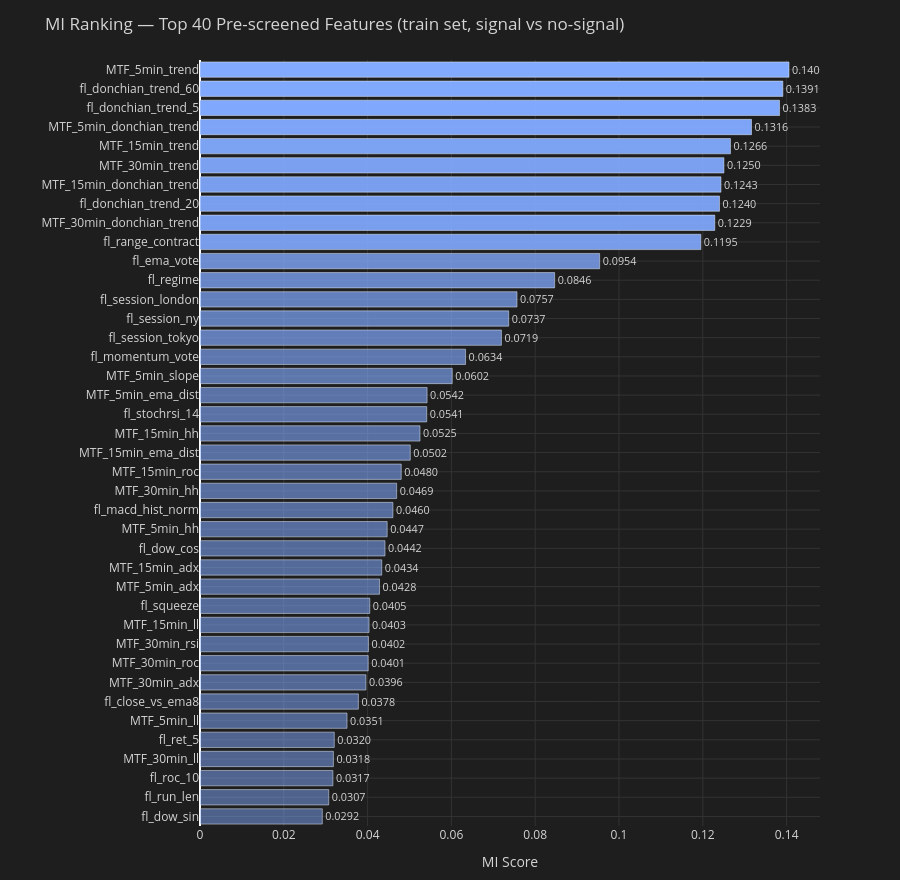
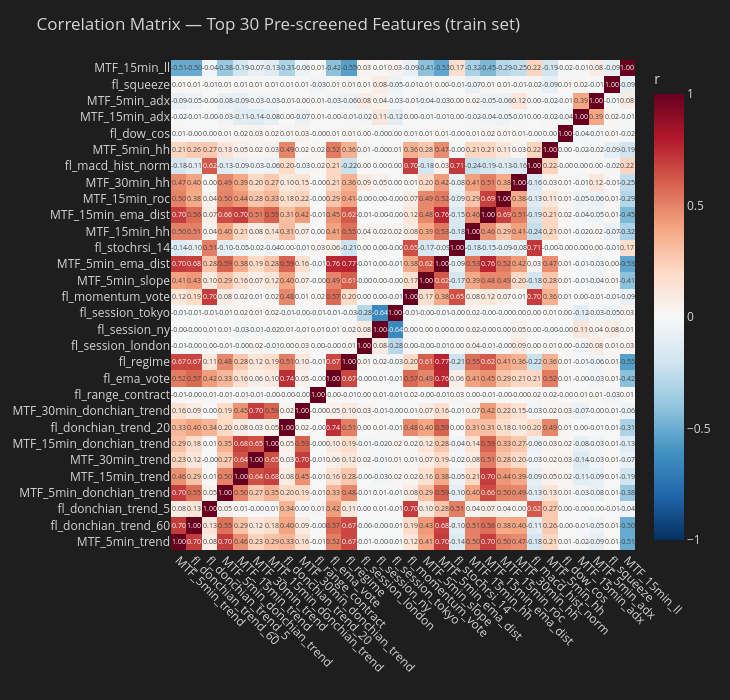

Notebook source saved alongside these figures, in order:
### Code cell
# ── MI bar chart (pre-screened features) ─────────────────────────────────────
_N_SHOW = min(40, len(mi_ps_df))
_top_mi = mi_ps_df.head(_N_SHOW)
_mi_max = _top_mi['mi'].max()
_bar_colors = [f'rgba(130,170,255,{0.35 + 0.65 * v / (_mi_max + 1e-9):.2f})' for v in _top_mi['mi']]

fig = go.Figure(go.Bar(
    y=_top_mi['feature'][::-1],
    x=_top_mi['mi'][::-1],
    orientation='h',
    marker_color=_bar_colors[::-1],
    text=[f'{v:.4f}' for v in _top_mi['mi'][::-1]],
    textposition='outside',
))
fig.update_layout(
    title=f'MI Ranking — Top {_N_SHOW} Pre-screened Features (train set, signal vs no-signal)',
    height=max(500, _N_SHOW * 22),
    xaxis=dict(title='MI Score', gridcolor='#333'),
    yaxis=dict(automargin=True, gridcolor='#333'),
    paper_bgcolor='#1e1e1e', plot_bgcolor='#1e1e1e', font=dict(color='#d4d4d4'),
    margin=dict(l=200, r=80, t=60, b=40),
)
fig.show()

# ── Correlation heatmap (top-30 by MI after dedup) ────────────────────────────
_N_CORR  = min(30, len(mi_ps_df))
_hmap_fs = mi_ps_df['feature'].head(_N_CORR).tolist()
_hmap_ix = [_prescreened_idx[prescreened_features.index(f)] for f in _hmap_fs]
_X_hmap  = X_train_v[:, _hmap_ix]
_corr_h  = np.corrcoef(_X_hmap.T)

fig2 = go.Figure(go.Heatmap(
    z=_corr_h, x=_hmap_fs, y=_hmap_fs,
    colorscale='RdBu_r', zmid=0, zmin=-1, zmax=1,
    colorbar=dict(title='r'),
    text=[[f'{v:.2f}' for v in row] for row in _corr_h],
    texttemplate='%{text}',
    textfont=dict(size=7),
))
fig2.update_layout(
    title=f'Correlation Matrix — Top {_N_CORR} Pre-screened Features (train set)',
    height=700, width=730,
    paper_bgcolor='#1e1e1e', plot_bgcolor='#1e1e1e', font=dict(color='#d4d4d4'),
    xaxis=dict(tickangle=45, automargin=True),
    yaxis=dict(automargin=True),
    margin=dict(l=150, r=20, t=60, b=150),
)
fig2.show()

### Figure 1 — Plotly figure (JSON) as saved in the notebook; plotly's stock layout.template omitted (floating-point values rounded to 4 significant figures)
{"data": [{"marker": {"color": ["rgba(130,170,255,0.48)", "rgba(130,170,255,0.49)", "rgba(130,170,255,0.50)", "rgba(130,170,255,0.50)", "rgba(130,170,255,0.50)", "rgba(130,170,255,0.51)", "rgba(130,170,255,0.52)", "rgba(130,170,255,0.53)", "rgba(130,170,255,0.54)", "rgba(130,170,255,0.54)", "rgba(130,170,255,0.54)", "rgba(130,170,255,0.54)", "rgba(130,170,255,0.55)", "rgba(130,170,255,0.55)", "rgba(130,170,255,0.55)", "rgba(130,170,255,0.56)", "rgba(130,170,255,0.56)", "rgba(130,170,255,0.57)", "rgba(130,170,255,0.57)", "rgba(130,170,255,0.58)", "rgba(130,170,255,0.59)", "rgba(130,170,255,0.60)", "rgba(130,170,255,0.60)", "rgba(130,170,255,0.63)", "rgba(130,170,255,0.64)", "rgba(130,170,255,0.68)", "rgba(130,170,255,0.69)", "rgba(130,170,255,0.70)", "rgba(130,170,255,0.74)", "rgba(130,170,255,0.79)", "rgba(130,170,255,0.90)", "rgba(130,170,255,0.92)", "rgba(130,170,255,0.92)", "rgba(130,170,255,0.92)", "rgba(130,170,255,0.93)", "rgba(130,170,255,0.94)", "rgba(130,170,255,0.96)", "rgba(130,170,255,0.99)", "rgba(130,170,255,0.99)", "rgba(130,170,255,1.00)"]}, "orientation": "h", "text": ["0.0292", "0.0307", "0.0317", "0.0318", "0.0320", "0.0351", "0.0378", "0.0396", "0.0401", "0.0402", "0.0403", "0.0405", "0.0428", "0.0434", "0.0442", "0.0447", "0.0460", "0.0469", "0.0480", "0.0502", "0.0525", "0.0541", "0.0542", "0.0602", "0.0634", "0.0719", "0.0737", "0.0757", "0.0846", "0.0954", "0.1195", "0.1229", "0.1240", "0.1243", "0.1250", "0.1266", "0.1316", "0.1383", "0.1391", "0.1406"], "textposition": "outside", "type": "bar", "x": [0.02919, 0.03072, 0.03172, 0.03184, 0.03205, 0.03509, 0.0378, 0.0396, 0.04015, 0.04021, 0.04034, 0.04052, 0.04285, 0.04337, 0.04415, 0.04467, 0.04604, 0.04693, 0.04803, 0.05019, 0.0525, 0.05411, 0.0542, 0.0602, 0.06338, 0.07194, 0.07368, 0.07566, 0.08464, 0.09539, 0.1195, 0.1229, 0.124, 0.1243, 0.125, 0.1266, 0.1316, 0.1383, 0.1391, 0.1406], "y": ["fl_dow_sin", "fl_run_len", "fl_roc_10", "MTF_30min_ll", "fl_ret_5", "MTF_5min_ll", "fl_close_vs_ema8", "MTF_30min_adx", "MTF_30min_roc", "MTF_30min_rsi", "MTF_15min_ll", "fl_squeeze", "MTF_5min_adx", "MTF_15min_adx", "fl_dow_cos", "MTF_5min_hh", "fl_macd_hist_norm", "MTF_30min_hh", "MTF_15min_roc", "MTF_15min_ema_dist", "MTF_15min_hh", "fl_stochrsi_14", "MTF_5min_ema_dist", "MTF_5min_slope", "fl_momentum_vote", "fl_session_tokyo", "fl_session_ny", "fl_session_london", "fl_regime", "fl_ema_vote", "fl_range_contract", "MTF_30min_donchian_trend", "fl_donchian_trend_20", "MTF_15min_donchian_trend", "MTF_30min_trend", "MTF_15min_trend", "MTF_5min_donchian_trend", "fl_donchian_trend_5", "fl_donchian_trend_60", "MTF_5min_trend"]}], "layout": {"font": {"color": "#d4d4d4"}, "height": 880, "margin": {"b": 40, "l": 200, "r": 80, "t": 60}, "paper_bgcolor": "#1e1e1e", "plot_bgcolor": "#1e1e1e", "title": {"text": "MI Ranking — Top 40 Pre-screened Features (train set, signal vs no-signal)"}, "xaxis": {"gridcolor": "#333", "title": {"text": "MI Score"}}, "yaxis": {"automargin": true, "gridcolor": "#333"}}}

### Figure 2 — Plotly figure (JSON) as saved in the notebook; plotly's stock layout.template omitted (floating-point values rounded to 4 significant figures; data arrays with more than 128 entries replaced by an {"elided": "..."} marker saying what was removed)
{"data": [{"colorbar": {"title": {"text": "r"}}, "colorscale": [[0, "rgb(5,48,97)"], [0.1, "rgb(33,102,172)"], [0.2, "rgb(67,147,195)"], [0.3, "rgb(146,197,222)"], [0.4, "rgb(209,229,240)"], [0.5, "rgb(247,247,247)"], [0.6, "rgb(253,219,199)"], [0.7, "rgb(244,165,130)"], [0.8, "rgb(214,96,77)"], [0.9, "rgb(178,24,43)"], [1, "rgb(103,0,31)"]], "text": {"elided": "30x30 str values"}, "textfont": {"size": 7}, "texttemplate": "%{text}", "type": "heatmap", "x": ["MTF_5min_trend", "fl_donchian_trend_60", "fl_donchian_trend_5", "MTF_5min_donchian_trend", "MTF_15min_trend", "MTF_30min_trend", "MTF_15min_donchian_trend", "fl_donchian_trend_20", "MTF_30min_donchian_trend", "fl_range_contract", "fl_ema_vote", "fl_regime", "fl_session_london", "fl_session_ny", "fl_session_tokyo", "fl_momentum_vote", "MTF_5min_slope", "MTF_5min_ema_dist", "fl_stochrsi_14", "MTF_15min_hh", "MTF_15min_ema_dist", "MTF_15min_roc", "MTF_30min_hh", "fl_macd_hist_norm", "MTF_5min_hh", "fl_dow_cos", "MTF_15min_adx", "MTF_5min_adx", "fl_squeeze", "MTF_15min_ll"], "y": ["MTF_5min_trend", "fl_donchian_trend_60", "fl_donchian_trend_5", "MTF_5min_donchian_trend", "MTF_15min_trend", "MTF_30min_trend", "MTF_15min_donchian_trend", "fl_donchian_trend_20", "MTF_30min_donchian_trend", "fl_range_contract", "fl_ema_vote", "fl_regime", "fl_session_london", "fl_session_ny", "fl_session_tokyo", "fl_momentum_vote", "MTF_5min_slope", "MTF_5min_ema_dist", "fl_stochrsi_14", "MTF_15min_hh", "MTF_15min_ema_dist", "MTF_15min_roc", "MTF_30min_hh", "fl_macd_hist_norm", "MTF_5min_hh", "fl_dow_cos", "MTF_15min_adx", "MTF_5min_adx", "fl_squeeze", "MTF_15min_ll"], "z": {"elided": "30x30 float values"}, "zmax": 1, "zmid": 0, "zmin": -1}], "layout": {"font": {"color": "#d4d4d4"}, "height": 700, "margin": {"b": 150, "l": 150, "r": 20, "t": 60}, "paper_bgcolor": "#1e1e1e", "plot_bgcolor": "#1e1e1e", "title": {"text": "Correlation Matrix — Top 30 Pre-screened Features (train set)"}, "width": 730, "xaxis": {"automargin": true, "tickangle": 45}, "yaxis": {"automargin": true}}}
